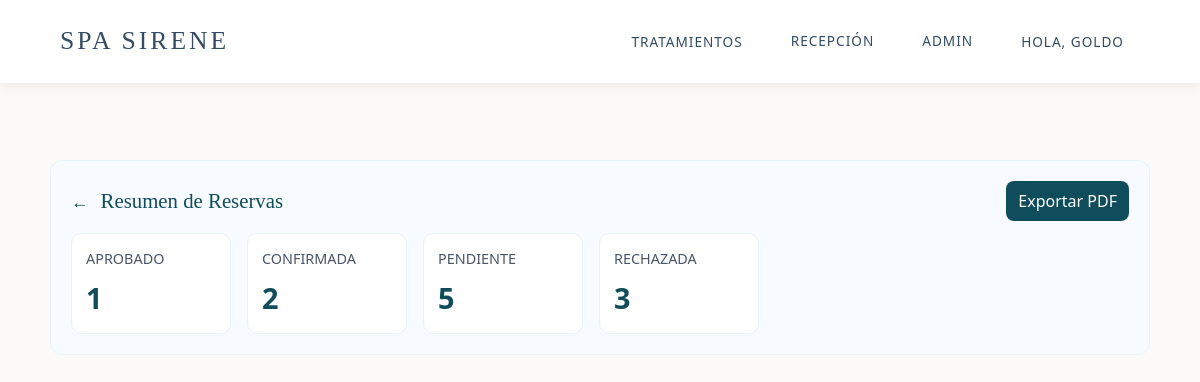
Screenshot of /spa/admin-panel/reservas/ (signed in) with the database file from the repository.
### coffee/models.py (models this page shows, shortened)
class Reserva(models.Model):
    ESTADO_CHOICES = [
        ('PENDIENTE', 'En revisión'),
        ('CONFIRMADA', 'Confirmada'),
        ('RECHAZADA', 'Rechazada'),  # Configurado para el sistema de correos
    ]
    usuario = models.ForeignKey(User, on_delete=models.CASCADE)
    servicio = models.ForeignKey(Servicio, on_delete=models.CASCADE)
    especialista = models.ForeignKey('Specialist', on_delete=models.PROTECT, null=True, blank=True)
    fecha = models.DateField()
    hora = models.TimeField()
    estado = models.CharField(max_length=20, choices=ESTADO_CHOICES, default='PENDIENTE')
    specialist_response = models.CharField(max_length=20, choices=[('PENDIENTE','Pendiente'),('ACEPTADA','Aceptada'),('RECHAZADA','Rechazada')], default='PENDIENTE')
    specialist_token = models.UUIDField(default=uuid.uuid4, editable=False, unique=True)
    fecha_creacion = models.DateTimeField(auto_now_add=True)

### coffee/views.py (the view)
# urls.py: path('admin-panel/reservas/', views.admin_reservas_list, name='admin_reservas_list'),
@login_required
@group_required('AdminSuperior')
def admin_reservas_list(request):
    conteos = Reserva.objects.values('estado').annotate(total=Count('id'))
    return render(request, 'admin/reservas_summary.html', {'conteos': conteos})

### coffee/context_processors.py (called while the page is built)
def role_flags(request):
    user = getattr(request, 'user', None)
    is_receptionist = False
    is_admin_superior = False
    try:
        if user and user.is_authenticated:
            if user.is_superuser or user.is_staff:
                is_receptionist = user.is_superuser or ('receptionist' in [g.lower() for g in user.groups.values_list('name', flat=True)])
                is_admin_superior = True
            else:
                groups = [g.lower() for g in user.groups.values_list('name', flat=True)]
                is_receptionist = 'receptionist' in groups or 'recepcionista' in groups
                is_admin_superior = 'adminsuperior' in groups or 'admin_superior' in groups
    except Exception:
        pass
    return {'is_receptionist': is_receptionist, 'is_admin_superior': is_admin_superior}

### coffee/views.py (called while the page is built)
def in_group(user, group_name):
    if not user or not user.is_authenticated:
        return False
    if user.is_superuser:
        return True
    return user.groups.filter(name=group_name).exists()

def group_required(group_name):
    return user_passes_test(lambda u: in_group(u, group_name))

### coffee/templates/admin/reservas_summary.html
{% extends 'base.html' %}
{% block content %}
<div class="admin-card">
  <div class="admin-header">
    <div style="display:flex;align-items:center;">
      <a class="back-link" href="{% url 'admin_dashboard' %}">←</a>
      <h2 class="admin-title" style="font-size:1.3rem;">Resumen de Reservas</h2>
    </div>
    <div class="admin-actions">
      <a class="btn-primary" href="{% url 'admin_resumen_pdf' %}">Exportar PDF</a>
    </div>
  </div>
  <div style="display:flex;gap:16px;flex-wrap:wrap;margin-top:12px;">
    {% for c in conteos %}
      <div style="background:#ffffff;border:1px solid #e6f3fb;padding:14px;border-radius:10px;min-width:160px;">
        <div style="font-size:0.9rem;color:#4a5568;">{{ c.estado }}</div>
        <div style="font-size:1.8rem;color:#0f4c5c;font-weight:700;margin-top:6px;">{{ c.total }}</div>
      </div>
    {% empty %}
      <div class="admin-subtle">No hay reservas registradas.</div>
    {% endfor %}
  </div>
</div>
{% endblock %}

### coffee/templates/base.html (shortened to what this page needs)
<!doctype html>
<html lang="es">
{% load static %}
<head>
    <link rel="stylesheet" href="{% static 'css/styles.css' %}">
    <script src="https://cdn.tailwindcss.com"></script>
</head>
<body>
    <nav class="nav-sirene">
        <a href="{% url 'index' %}" class="brand">SPA SIRENE</a>
        <div class="nav-links">
            <div class="nav-item has-dropdown">
                <a href="{% url 'home' %}" class="nav-link">Tratamientos</a>
            </div>
            {% if user.is_authenticated %}
                {% if is_receptionist %}
                    <a href="{% url 'reception_dashboard' %}" class="nav-link">Recepción</a>
                {% endif %}
                {% if is_admin_superior %}
                    <a href="{% url 'admin_dashboard' %}" class="nav-link">Admin</a>
                {% endif %}
                <div class="nav-item has-dropdown">
                    <a class="nav-link">Hola, {{ user.first_name|default:user.username }}</a>
                </div>
            {% else %}
                <a href="{% url 'login' %}" class="nav-link">Login</a>
                <a href="{% url 'register' %}" class="nav-button">Registro</a>
            {% endif %}
        </div>
    </nav>
    <main>
        {% block content %}{% endblock %}
    </main>
</body>
</html>

### static/css/styles.css (style rules this page uses)
* { margin: 0; padding: 0; box-sizing: border-box; font-family: 'Segoe UI', sans-serif; }
body { min-height: 100vh; overflow-x: hidden; background-color: #fff; }
.admin-card { max-width: 1100px; margin: 60px auto; padding: 20px; background: #f7fbff; border-radius: 12px; border: 1px solid #e6f3fb; }
.admin-header { display:flex;align-items:center;justify-content:space-between;gap:12px;margin-bottom:12px; }
.admin-title { color:#0f4c5c;font-family:'Playfair Display', serif;font-size:1.6rem;margin:0; }
.admin-actions a { margin-left:8px; }
.btn-primary { background:#0f4c5c;color:white;padding:8px 12px;border-radius:8px;text-decoration:none;display:inline-block }
.back-link { text-decoration:none;color:#0f4c5c;font-size:1.1rem;margin-right:12px }

### coffee/templates/base.html (style rules this page uses)
:root { --rain-boots: #334B64; --blanco: #ffffff; --text-soft: #4b5563; }
* { box-sizing: border-box; margin: 0; padding: 0; }
html, body { margin: 0; padding: 0; width: 100%; min-height: 100vh; background-color: #fcfaf8; font-family: 'Poppins', sans-serif; }
body:not(:has(.full-hero)) { padding-top: 100px; }
.nav-sirene { position: absolute; top: 0; left: 0; width: 100%; background: var(--blanco); padding: 1.2rem 5%; display: flex; justify-content: space-between; align-items: center; box-shadow: 0 2px 12px rgba(0,0,0,0.08); z-index: 1000; }
.brand { font-family: 'Playfair Display', serif; font-size: 1.6rem; letter-spacing: 3px; text-decoration: none; color: var(--rain-boots); text-transform: uppercase; }
.nav-links { display: flex; gap: 1rem; align-items: center; flex-wrap: wrap; }
.nav-link, .nav-button { text-decoration: none; color: var(--rain-boots); font-size: 0.85rem; font-weight: 500; letter-spacing: 1px; text-transform: uppercase; padding: 0.75rem 1rem; border-radius: 999px; }
.nav-item { position: relative; }
.has-dropdown > .nav-link { cursor: pointer; }
main { width: 100%; display: block; }

### rows the page displays
Reserva: estado "APROBADO", total "1"
Reserva: estado "PENDIENTE", total "5"

### other values shown
{{ user.first_name|default:user.username }} "GOLDO"
{{ c.estado }} "CONFIRMADA" "RECHAZADA"
{{ c.total }} "2" "3"
